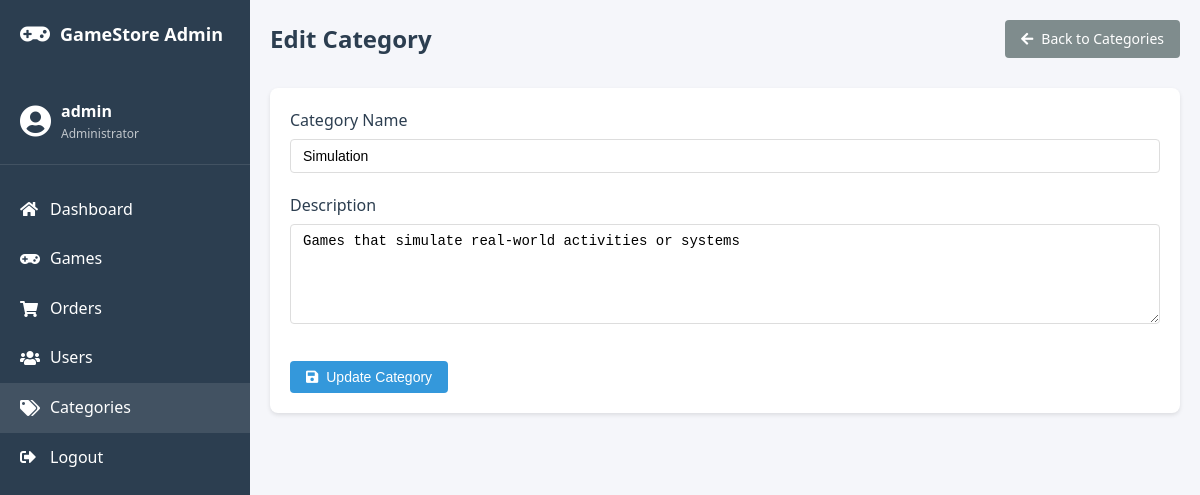
The page /admin/category-form.php?id=6 (signed in) on the database its author committed.
### tables this page shows
CREATE TABLE IF NOT EXISTS categories (
    id INT AUTO_INCREMENT PRIMARY KEY,
    name VARCHAR(100) NOT NULL,
    slug VARCHAR(100) NOT NULL UNIQUE,
    description TEXT,
    created_at TIMESTAMP DEFAULT CURRENT_TIMESTAMP,
    updated_at TIMESTAMP DEFAULT CURRENT_TIMESTAMP ON UPDATE CURRENT_TIMESTAMP
);

### classes/Admin.php (called while the page is built, shortened)
<?php
class Admin {
    private $conn;
    private $table_name = "admins";
    public function __construct($db) {
        $this->conn = $db;
    }
    public function getAdminById($id) {
        $query = "SELECT id, username, email, created_at
                  FROM " . $this->table_name . "
                  WHERE id = ?
                  LIMIT 0,1";
        $stmt = $this->conn->prepare($query);
        $stmt->bindParam(1, $id);
        $stmt->execute();
        return $stmt->fetch(PDO::FETCH_ASSOC);
    }
}
?>

### classes/Category.php (called while the page is built, shortened)
<?php
class Category {
    private $conn;
    private $table_name = "categories";
    public function __construct($db) {
        $this->conn = $db;
    }
    public function getCategoryById($id) {
        $query = "SELECT * FROM " . $this->table_name . " WHERE id = ? LIMIT 0,1";
        $stmt = $this->conn->prepare($query);
        $stmt->bindParam(1, $id);
        $stmt->execute();
        return $stmt->fetch(PDO::FETCH_ASSOC);
    }
}
?>

### admin/category-form.php (the view, shortened to what this page needs)
<?php
require_once '../classes/Admin.php';
require_once '../classes/Category.php';
$database = new Database();
$db = $database->getConnection();
$admin = new Admin($db);
$category = new Category($db);
$adminData = $admin->getAdminById($_SESSION['admin_id']);
$categoryData = [
    'id' => '',
    'name' => '',
    'description' => ''
];
if(isset($_GET['id'])) {
    $categoryData = $category->getCategoryById($_GET['id']);
}
?>
<!DOCTYPE html>
<html lang="en">
<head>
    <link rel="stylesheet" href="../assets/css/style.css">
    <link rel="stylesheet" href="css/admin.css">
    <link rel="stylesheet" href="https://cdnjs.cloudflare.com/ajax/libs/font-awesome/5.15.3/css/all.min.css">
</head>
<body>
    <div class="admin-container">
        <div class="admin-sidebar">
            <div class="admin-logo">
                <i class="fas fa-gamepad"></i>
                <span>GameStore Admin</span>
            </div>
            <div class="admin-user">
                <i class="fas fa-user-circle"></i>
                <div class="admin-user-info">
                    <span class="admin-username"><?php echo $adminData['username']; ?></span>
                    <span class="admin-role">Administrator</span>
                </div>
            </div>
            <nav class="admin-nav">
                <a href="dashboard.php">
                    <i class="fas fa-home"></i>
                    Dashboard
                </a>
                <a href="games.php">
                    <i class="fas fa-gamepad"></i>
                    Games
                </a>
                <a href="orders.php">
                    <i class="fas fa-shopping-cart"></i>
                    Orders
                </a>
                <a href="users.php">
                    <i class="fas fa-users"></i>
                    Users
                </a>
                <a href="categories.php" class="active">
                    <i class="fas fa-tags"></i>
                    Categories
                </a>
                <a href="logout.php">
                    <i class="fas fa-sign-out-alt"></i>
                    Logout
                </a>
            </nav>
        </div>
        <div class="admin-content">
            <div class="admin-header">
                <h1><?php echo isset($_GET['id']) ? 'Edit' : 'Add'; ?> Category</h1>
                <div class="admin-header-actions">
                    <a href="categories.php" class="btn btn-secondary">
                        <i class="fas fa-arrow-left"></i>
                        Back to Categories
                    </a>
                </div>
            </div>
            <div class="content-card">
                <div class="card-content">
                    <form action="" method="POST">
                        <div class="form-group">
                            <label for="name">Category Name</label>
                            <input type="text" id="name" name="name" class="form-control" value="<?php echo htmlspecialchars($categoryData['name']); ?>" required>
                        </div>
                        <div class="form-group">
                            <label for="description">Description</label>
                            <textarea id="description" name="description" class="form-control" rows="5"><?php echo htmlspecialchars($categoryData['description']); ?></textarea>
                        </div>
                        <div class="form-actions">
                            <button type="submit" class="btn btn-primary">
                                <i class="fas fa-save"></i>
                                <?php echo isset($_GET['id']) ? 'Update' : 'Create'; ?> Category
                            </button>
                        </div>
                    </form>
                </div>
            </div>
        </div>
    </div>
</body>
</html>

### assets/css/style.css (style rules this page uses)
:root { --primary-color: #6200ea; --secondary-color: #03dac6; --dark-color: #121212; --light-color: #f5f5f5; --danger-color: #cf6679; --success-color: #03dac6; --text-color: #333; --text-light: #f5f5f5; }
* { margin: 0; padding: 0; box-sizing: border-box; }
body { font-family: 'Segoe UI', Tahoma, Geneva, Verdana, sans-serif; line-height: 1.6; background-color: var(--light-color); color: var(--text-color); }
.btn { display: inline-block; background-color: var(--primary-color); color: var(--text-light); padding: 0.7rem 1.5rem; border: none; border-radius: 4px; cursor: pointer; text-decoration: none; font-size: 1rem; font-weight: 500; transition: background-color 0.3s, transform 0.2s; }
.btn-primary { background-color: var(--primary-color); }
.btn-secondary { background-color: var(--secondary-color); color: var(--dark-color); }
.form-group { margin-bottom: 1.5rem; }
.form-group label { display: block; margin-bottom: 0.5rem; font-weight: 500; }
.form-control { width: 100%; padding: 0.8rem; border: 1px solid #ddd; border-radius: 4px; font-size: 1rem; }

### admin/css/admin.css (style rules this page uses)
.admin-container { display: flex; min-height: 100vh; }
.admin-sidebar { width: 250px; background: #2c3e50; color: #fff; padding: 20px 0; }
.admin-logo { display: flex; align-items: center; padding: 0 20px; margin-bottom: 30px; }
.admin-logo i { font-size: 24px; margin-right: 10px; }
.admin-logo span { font-size: 18px; font-weight: 600; }
.admin-user { display: flex; align-items: center; padding: 20px; border-bottom: 1px solid rgba(255, 255, 255, 0.1); }
.admin-user i { font-size: 32px; margin-right: 10px; }
.admin-user-info { display: flex; flex-direction: column; }
.admin-username { font-weight: 600; }
.admin-role { font-size: 12px; opacity: 0.7; }
.admin-nav { padding: 20px 0; }
.admin-nav a { display: flex; align-items: center; padding: 12px 20px; color: #fff; text-decoration: none; transition: all 0.3s; }
.admin-nav a:hover, .admin-nav a.active { background: rgba(255, 255, 255, 0.1); }
.admin-nav a i { margin-right: 10px; width: 20px; }
.admin-content { flex: 1; padding: 20px; background: #f5f6fa; }
.admin-header { display: flex; justify-content: space-between; align-items: center; margin-bottom: 30px; }
.admin-header h1 { margin: 0; font-size: 24px; color: #2c3e50; }
.admin-header-actions { display: flex; gap: 10px; }
.content-card { background: #fff; border-radius: 8px; box-shadow: 0 2px 4px rgba(0, 0, 0, 0.1); margin-bottom: 30px; }
.card-content { padding: 20px; }
.btn { display: inline-flex; align-items: center; padding: 8px 16px; font-size: 14px; border-radius: 4px; text-decoration: none; color: #fff; border: none; cursor: pointer; transition: background 0.3s; }
.btn i { margin-right: 8px; }
.btn-primary { background: #3498db; }
.btn-secondary { background: #7f8c8d; }
.form-group { margin-bottom: 20px; }
.form-group label { display: block; margin-bottom: 5px; color: #2c3e50; font-weight: 500; }
.form-control { width: 100%; padding: 8px 12px; border: 1px solid #ddd; border-radius: 4px; font-size: 14px; }
textarea.form-control { min-height: 100px; resize: vertical; }
.form-actions { margin-top: 30px; display: flex; gap: 10px; }

### rows shown on the page
categories: name "Simulation", description "Games that simulate real-world activities or systems"

### other values the page prints
$adminData['username'] "admin"
